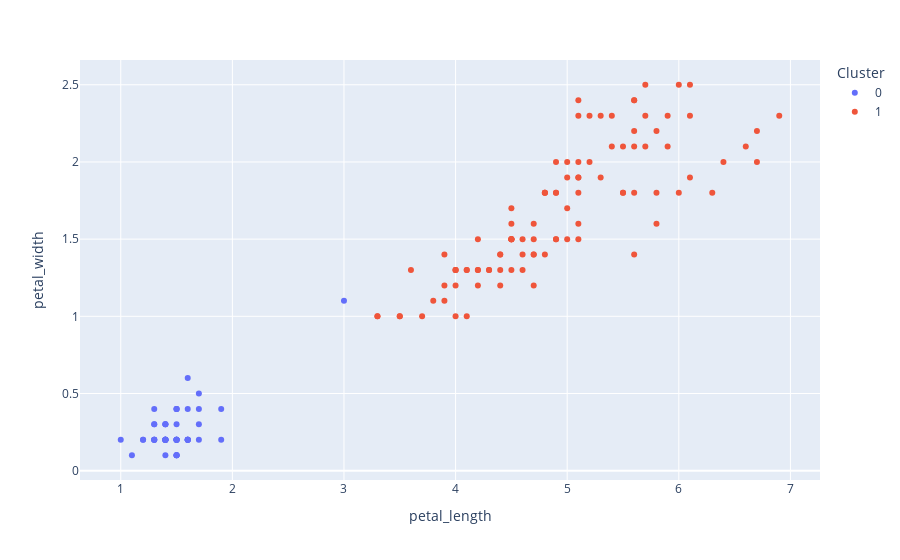

Source (notebook cell):
### Code cell
# Graficacion segun los clusters

datos_con_clusters['Cluster'] = datos_con_clusters["Cluster"].astype("category")

fig = px.scatter(datos_con_clusters,
                 x = 'petal_length',
                 y = 'petal_width',
                 color = 'Cluster',
                )
fig.show()

### Figure 1 — Plotly figure (JSON) as saved in the notebook; plotly's stock layout.template omitted (floating-point values rounded to 4 significant figures)
{"data": [{"hovertemplate": "Cluster=0<br>petal_length=%{x}<br>petal_width=%{y}<extra></extra>", "legendgroup": "0", "marker": {"color": "#636efa", "symbol": "circle"}, "mode": "markers", "name": "0", "orientation": "v", "showlegend": true, "type": "scatter", "x": [1.4, 1.4, 1.3, 1.5, 1.4, 1.7, 1.4, 1.5, 1.4, 1.5, 1.5, 1.6, 1.4, 1.1, 1.2, 1.5, 1.3, 1.4, 1.7, 1.5, 1.7, 1.5, 1, 1.7, 1.9, 1.6, 1.6, 1.5, 1.4, 1.6, 1.6, 1.5, 1.5, 1.4, 1.5, 1.2, 1.3, 1.5, 1.3, 1.5, 1.3, 1.3, 1.3, 1.6, 1.9, 1.4, 1.6, 1.4, 1.5, 1.4, 3], "xaxis": "x", "y": [0.2, 0.2, 0.2, 0.2, 0.2, 0.4, 0.3, 0.2, 0.2, 0.1, 0.2, 0.2, 0.1, 0.1, 0.2, 0.4, 0.4, 0.3, 0.3, 0.3, 0.2, 0.4, 0.2, 0.5, 0.2, 0.2, 0.4, 0.2, 0.2, 0.2, 0.2, 0.4, 0.1, 0.2, 0.1, 0.2, 0.2, 0.1, 0.2, 0.2, 0.3, 0.3, 0.2, 0.6, 0.4, 0.3, 0.2, 0.2, 0.2, 0.2, 1.1], "yaxis": "y"}, {"hovertemplate": "Cluster=1<br>petal_length=%{x}<br>petal_width=%{y}<extra></extra>", "legendgroup": "1", "marker": {"color": "#EF553B", "symbol": "circle"}, "mode": "markers", "name": "1", "orientation": "v", "showlegend": true, "type": "scatter", "x": [4.7, 4.5, 4.9, 4, 4.6, 4.5, 4.7, 3.3, 4.6, 3.9, 3.5, 4.2, 4, 4.7, 3.6, 4.4, 4.5, 4.1, 4.5, 3.9, 4.8, 4, 4.9, 4.7, 4.3, 4.4, 4.8, 5, 4.5, 3.5, 3.8, 3.7, 3.9, 5.1, 4.5, 4.5, 4.7, 4.4, 4.1, 4, 4.4, 4.6, 4, 3.3, 4.2, 4.2, 4.2, 4.3, 4.1, 6, 5.1, 5.9, 5.6, 5.8, 6.6, 4.5, 6.3, 5.8, 6.1, 5.1, 5.3, 5.5, 5, 5.1, 5.3, 5.5, 6.7, 6.9, 5, 5.7, 4.9, 6.7, 4.9, 5.7, 6, 4.8, 4.9, 5.6, 5.8, 6.1, 6.4, 5.6, 5.1, 5.6, 6.1, 5.6, 5.5, 4.8, 5.4, 5.6, 5.1, 5.1, 5.9, 5.7, 5.2, 5, 5.2, 5.4, 5.1], "xaxis": "x", "y": [1.4, 1.5, 1.5, 1.3, 1.5, 1.3, 1.6, 1, 1.3, 1.4, 1, 1.5, 1, 1.4, 1.3, 1.4, 1.5, 1, 1.5, 1.1, 1.8, 1.3, 1.5, 1.2, 1.3, 1.4, 1.4, 1.7, 1.5, 1, 1.1, 1, 1.2, 1.6, 1.5, 1.6, 1.5, 1.3, 1.3, 1.3, 1.2, 1.4, 1.2, 1, 1.3, 1.2, 1.3, 1.3, 1.3, 2.5, 1.9, 2.1, 1.8, 2.2, 2.1, 1.7, 1.8, 1.8, 2.5, 2, 1.9, 2.1, 2, 2.4, 2.3, 1.8, 2.2, 2.3, 1.5, 2.3, 2, 2, 1.8, 2.1, 1.8, 1.8, 1.8, 2.1, 1.6, 1.9, 2, 2.2, 1.5, 1.4, 2.3, 2.4, 1.8, 1.8, 2.1, 2.4, 2.3, 1.9, 2.3, 2.5, 2.3, 1.9, 2, 2.3, 1.8], "yaxis": "y"}], "layout": {"legend": {"title": {"text": "Cluster"}, "tracegroupgap": 0}, "margin": {"t": 60}, "xaxis": {"anchor": "y", "domain": [0, 1], "title": {"text": "petal_length"}}, "yaxis": {"anchor": "x", "domain": [0, 1], "title": {"text": "petal_width"}}}}
